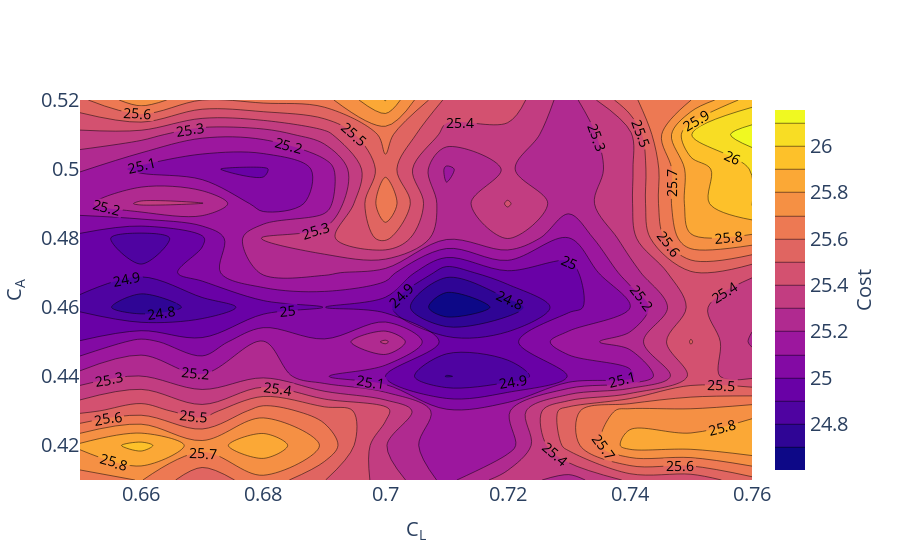

Notebook code cell kept with this figure:
### Code cell
fs = 20
contour_set = dict(showlabels= True, labelfont=dict(size=14, color='black'))
colorbar_set = dict(title='Cost', titleside='right', titlefont=dict(size=fs), tickfont=dict(size=fs))

fig = go.Figure(data=go.Contour(z=z, x=x, y=y, contours=contour_set, colorbar=colorbar_set, ncontours=16))
fig.update_xaxes(title='C<sub>L</sub>', titlefont=dict(size=fs), tickfont=dict(size=fs))
fig.update_yaxes(title='C<sub>A</sub>', titlefont=dict(size=fs), tickfont=dict(size=fs))
# fig.update_xaxes(title='N<sub>1</sub>', titlefont=dict(size=fs), tickfont=dict(size=fs))
# fig.update_yaxes(title='N<sub>2</sub>', titlefont=dict(size=fs), tickfont=dict(size=fs))
fig.show()
py.toImage(fig, {format:'jpeg', height:500, width:1200})

### Figure 1 — Plotly figure (JSON) as saved in the notebook; plotly's stock layout.template omitted (floating-point values rounded to 4 significant figures; data arrays with more than 128 entries replaced by an {"elided": "..."} marker saying what was removed)
{"data": [{"colorbar": {"tickfont": {"size": 20}, "title": {"font": {"size": 20}, "side": "right", "text": "Cost"}}, "contours": {"labelfont": {"color": "black", "size": 14}, "showlabels": true}, "ncontours": 16, "type": "contour", "x": {"elided": "219 float values"}, "y": {"elided": "219 float values"}, "z": {"elided": "219 float values"}}], "layout": {"xaxis": {"tickfont": {"size": 20}, "title": {"font": {"size": 20}, "text": "C<sub>L</sub>"}}, "yaxis": {"tickfont": {"size": 20}, "title": {"font": {"size": 20}, "text": "C<sub>A</sub>"}}}}
